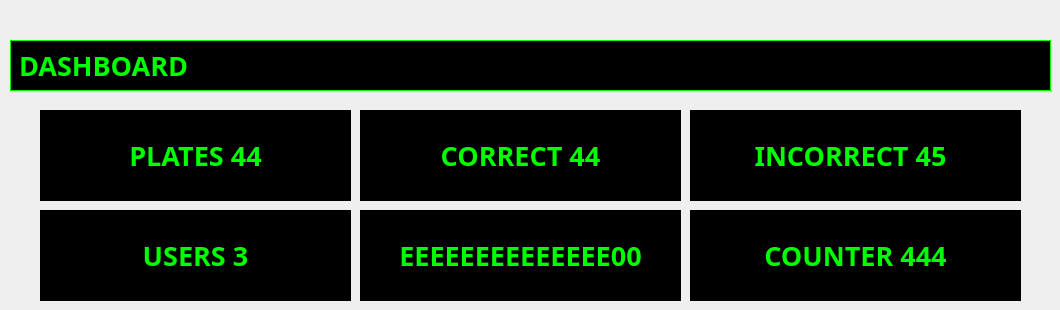
    <widget class="QWidget" name="page_2">
     <widget class="QLabel" name="label_7">
      <property name="geometry">
       <rect>
        <x>10</x>
        <y>40</y>
        <width>1041</width>
        <height>51</height>
       </rect>
      </property>
      <property name="font">
       <font>
        <family>Bahnschrift</family>
        <pointsize>20</pointsize>
        <weight>75</weight>
        <bold>true</bold>
       </font>
      </property>
      <property name="styleSheet">
       <string notr="true">background-color: rgb(0, 0, 0);
color: rgb(0, 255, 0);</string>
      </property>
      <property name="frameShape">
       <enum>QFrame::Panel</enum>
      </property>
      <property name="text">
       <string>DASHBOARD</string>
      </property>
     </widget>
     <widget class="QFrame" name="frame_3">
      <property name="geometry">
       <rect>
        <x>40</x>
        <y>110</y>
        <width>311</width>
        <height>91</height>
       </rect>
      </property>
      <property name="styleSheet">
       <string notr="true">background-color: rgb(0, 0, 0);
</string>
      </property>
      <property name="frameShape">
       <enum>QFrame::StyledPanel</enum>
      </property>
      <property name="frameShadow">
       <enum>QFrame::Plain</enum>
      </property>
      <widget class="QLabel" name="total_plates">
       <property name="geometry">
        <rect>
         <x>10</x>
         <y>10</y>
         <width>291</width>
         <height>71</height>
        </rect>
       </property>
       <property name="font">
        <font>
         <family>Ebrima</family>
         <pointsize>20</pointsize>
         <weight>75</weight>
         <bold>true</bold>
        </font>
       </property>
       <property name="styleSheet">
        <string notr="true">color: rgb(0, 255, 0);</string>
       </property>
       <property name="text">
        <string>PLATES 44</string>
       </property>
       <property name="alignment">
        <set>Qt::AlignCenter</set>
       </property>
      </widget>
     </widget>
     <widget class="QFrame" name="frame_4">
      <property name="geometry">
       <rect>
        <x>360</x>
        <y>110</y>
        <width>321</width>
        <height>91</height>
       </rect>
      </property>
      <property name="styleSheet">
       <string notr="true">background-color: rgb(0, 0, 0);

</string>
      </property>
      <property name="frameShape">
       <enum>QFrame::StyledPanel</enum>
      </property>
      <property name="frameShadow">
       <enum>QFrame::Plain</enum>
      </property>
      <widget class="QLabel" name="correct_results">
       <property name="geometry">
        <rect>
         <x>10</x>
         <y>10</y>
         <width>301</width>
         <height>71</height>
        </rect>
       </property>
       <property name="font">
        <font>
         <family>Ebrima</family>
         <pointsize>20</pointsize>
         <weight>75</weight>
         <bold>true</bold>
        </font>
       </property>
       <property name="styleSheet">
        <string notr="true">color: rgb(0, 255, 0);</string>
       </property>
       <property name="text">
        <string>CORRECT 44</string>
       </property>
       <property name="alignment">
        <set>Qt::AlignCenter</set>
       </property>
      </widget>
     </widget>
     <widget class="QFrame" name="frame_5">
      <property name="geometry">
       <rect>
        <x>690</x>
        <y>110</y>
        <width>331</width>
        <height>91</height>
       </rect>
      </property>
      <property name="styleSheet">
       <string notr="true">background-color: rgb(0, 0, 0);
</string>
      </property>
      <property name="frameShape">
       <enum>QFrame::StyledPanel</enum>
      </property>
      <property name="frameShadow">
       <enum>QFrame::Plain</enum>
      </property>
      <widget class="QLabel" name="incorrect_results">
       <property name="geometry">
        <rect>
         <x>30</x>
         <y>10</y>
         <width>261</width>
         <height>71</height>
        </rect>
       </property>
       <property name="font">
        <font>
         <family>Ebrima</family>
         <pointsize>20</pointsize>
         <weight>75</weight>
         <bold>true</bold>
        </font>
       </property>
       <property name="styleSheet">
        <string notr="true">color: rgb(0, 255, 0);</string>
       </property>
       <property name="text">
        <string>INCORRECT 45</string>
       </property>
       <property name="alignment">
        <set>Qt::AlignCenter</set>
       </property>
      </widget>
     </widget>
     <widget class="QFrame" name="frame_6">
      <property name="geometry">
       <rect>
        <x>40</x>
        <y>210</y>
        <width>311</width>
        <height>91</height>
       </rect>
      </property>
      <property name="styleSheet">
       <string notr="true">background-color: rgb(0, 0, 0);
</string>
      </property>
      <property name="frameShape">
       <enum>QFrame::StyledPanel</enum>
      </property>
      <property name="frameShadow">
       <enum>QFrame::Plain</enum>
      </property>
      <widget class="QLabel" name="users">
       <property name="geometry">
        <rect>
         <x>10</x>
         <y>10</y>
         <width>291</width>
         <height>71</height>
        </rect>
       </property>
       <property name="font">
        <font>
         <family>Ebrima</family>
         <pointsize>20</pointsize>
         <weight>75</weight>
         <bold>true</bold>
        </font>
       </property>
       <property name="styleSheet">
        <string notr="true">color: rgb(0, 255, 0);
text-align:center;</string>
       </property>
       <property name="text">
        <string>USERS 3</string>
       </property>
       <property name="alignment">
        <set>Qt::AlignCenter</set>
       </property>
      </widget>
     </widget>
     <widget class="QFrame" name="frame_7">
      <property name="geometry">
       <rect>
        <x>360</x>
        <y>210</y>
        <width>321</width>
        <height>91</height>
       </rect>
      </property>
      <property name="styleSheet">
       <string notr="true">background-color: rgb(0, 0, 0);
</string>
      </property>
      <property name="frameShape">
       <enum>QFrame::StyledPanel</enum>
      </property>
      <property name="frameShadow">
       <enum>QFrame::Plain</enum>
      </property>
      <widget class="QLabel" name="label_13">
       <property name="geometry">
        <rect>
         <x>10</x>
         <y>10</y>
         <width>301</width>
         <height>71</height>
        </rect>
       </property>
       <property name="font">
        <font>
         <family>Ebrima</family>
         <pointsize>20</pointsize>
         <weight>75</weight>
         <bold>true</bold>
        </font>
       </property>
       <property name="styleSheet">
        <string notr="true">color: rgb(0, 255, 0);</string>
       </property>
       <property name="text">
        <string>EEEEEEEEEEEEEE00</string>
       </property>
       <property name="alignment">
        <set>Qt::AlignCenter</set>
       </property>
      </widget>
     </widget>
     <widget class="QFrame" name="frame_8">
      <property name="geometry">
       <rect>
        <x>690</x>
        <y>210</y>
        <width>331</width>
        <height>91</height>
       </rect>
      </property>
      <property name="styleSheet">
       <string notr="true">background-color: rgb(0, 0, 0);</string>
      </property>
      <property name="frameShape">
       <enum>QFrame::StyledPanel</enum>
      </property>
      <property name="frameShadow">
       <enum>QFrame::Plain</enum>
      </property>
      <widget class="QLabel" name="counter">
       <property name="geometry">
        <rect>
         <x>30</x>
         <y>10</y>
         <width>271</width>
         <height>71</height>
        </rect>
       </property>
       <property name="font">
        <font>
         <family>Ebrima</family>
         <pointsize>20</pointsize>
         <weight>75</weight>
         <bold>true</bold>
        </font>
       </property>
       <property name="styleSheet">
        <string notr="true">color: rgb(0, 255, 0);</string>
       </property>
       <property name="text">
        <string>COUNTER 444</string>
       </property>
       <property name="alignment">
        <set>Qt::AlignCenter</set>
       </property>
      </widget>
     </widget>
    </widget>
